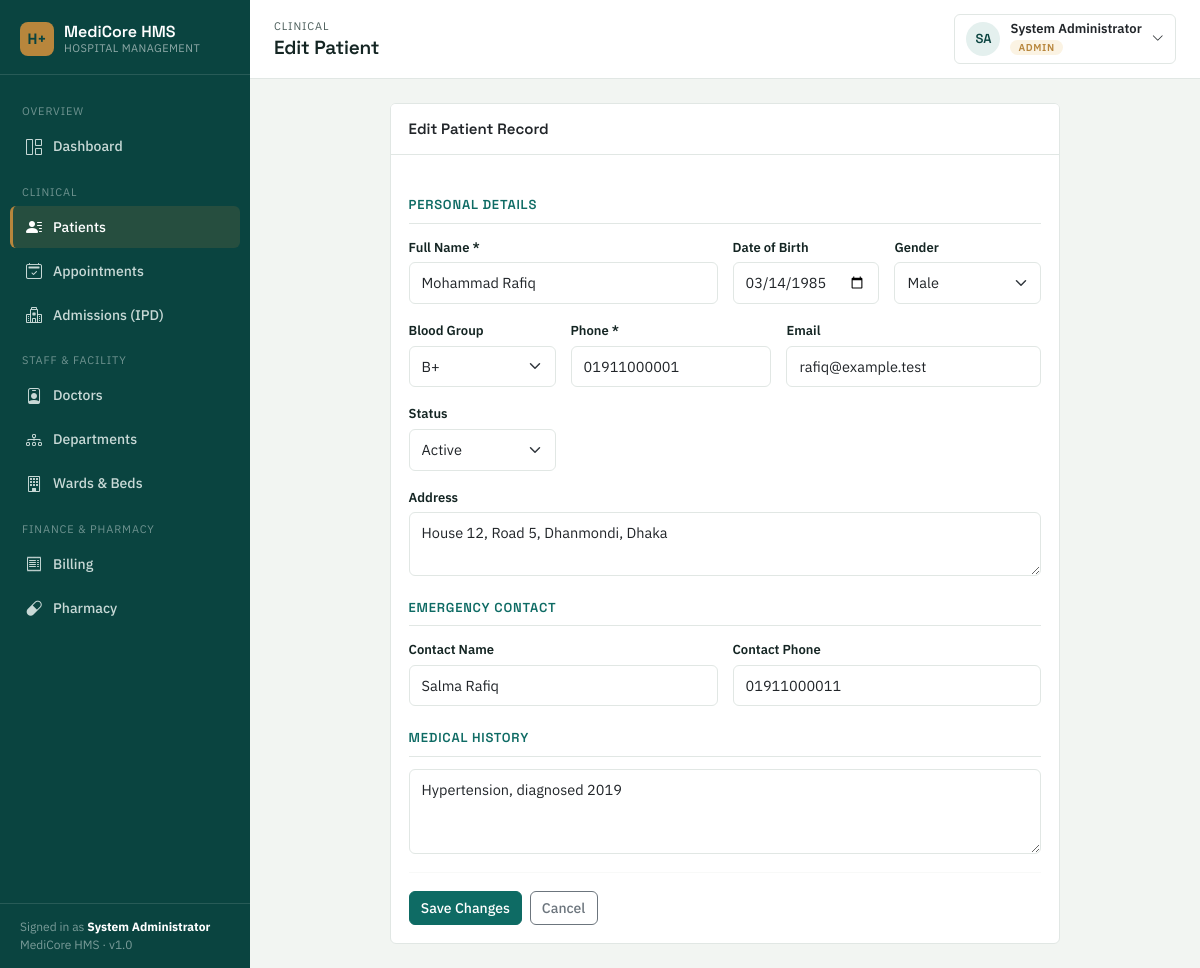
The app's page /patients/form.php?id=1 (signed in) with its own data.
### tables this page shows
CREATE TABLE patients (
    id INT AUTO_INCREMENT PRIMARY KEY,
    patient_code VARCHAR(20) UNIQUE,
    name VARCHAR(100) NOT NULL,
    dob DATE NULL,
    gender ENUM('Male','Female','Other') DEFAULT 'Other',
    blood_group VARCHAR(5),
    phone VARCHAR(20),
    email VARCHAR(100),
    address TEXT,
    emergency_contact_name VARCHAR(100),
    emergency_contact_phone VARCHAR(20),
    medical_history TEXT,
    status ENUM('active','inactive') DEFAULT 'active',
    created_at TIMESTAMP DEFAULT CURRENT_TIMESTAMP
);

### includes/functions.php (called while the page is built, shortened)
<?php
function sanitize($data) {
    return htmlspecialchars(trim($data ?? ''), ENT_QUOTES, 'UTF-8');
}

### patients/form.php (the view, shortened to what this page needs)
<?php
require_once '../config/database.php';
require_once '../includes/functions.php';
$id = isset($_GET['id']) ? (int)$_GET['id'] : 0;
$isEdit = $id > 0;
$patient = [
    'name' => '', 'dob' => '', 'gender' => 'Male', 'blood_group' => '', 'phone' => '', 'email' => '',
    'address' => '', 'emergency_contact_name' => '', 'emergency_contact_phone' => '', 'medical_history' => '', 'status' => 'active',
];
if ($isEdit) {
    $stmt = $pdo->prepare("SELECT * FROM patients WHERE id = ?");
    $stmt->execute([$id]);
    $patient = $stmt->fetch();
}
require_once '../includes/header.php';
?>
<div class="row justify-content-center">
<div class="col-lg-9">
<div class="card">
    <div class="card-header"><?= $isEdit ? 'Edit Patient Record' : 'New Patient Registration' ?></div>
    <div class="card-body">
        <form method="POST">
            <div class="form-section-title">Personal Details</div>
            <div class="row g-3">
                <div class="col-md-6">
                    <label class="form-label">Full Name *</label>
                    <input type="text" name="name" class="form-control" required value="<?= sanitize($patient['name']) ?>">
                </div>
                <div class="col-md-3">
                    <label class="form-label">Date of Birth</label>
                    <input type="date" name="dob" class="form-control" value="<?= sanitize($patient['dob']) ?>" max="<?= date('Y-m-d') ?>">
                </div>
                <div class="col-md-3">
                    <label class="form-label">Gender</label>
                    <select name="gender" class="form-select">
                        <?php foreach (['Male','Female','Other'] as $g): ?>
                            <option value="<?= $g ?>" <?= $patient['gender'] === $g ? 'selected' : '' ?>><?= $g ?></option>
                        <?php endforeach; ?>
                    </select>
                </div>
                <div class="col-md-3">
                    <label class="form-label">Blood Group</label>
                    <select name="blood_group" class="form-select">
                        <?php foreach (['A+','A-','B+','B-','AB+','AB-','O+','O-'] as $bg): ?>
                            <option value="<?= $bg ?>" <?= $patient['blood_group'] === $bg ? 'selected' : '' ?>><?= $bg ?></option>
                        <?php endforeach; ?>
                    </select>
                </div>
                <div class="col-md-4">
                    <label class="form-label">Phone *</label>
                    <input type="text" name="phone" class="form-control" required value="<?= sanitize($patient['phone']) ?>">
                </div>
                <div class="col-md-5">
                    <label class="form-label">Email</label>
                    <input type="email" name="email" class="form-control" value="<?= sanitize($patient['email']) ?>">
                </div>
                <?php if ($isEdit): ?>
                <div class="col-md-3">
                    <label class="form-label">Status</label>
                    <select name="status" class="form-select">
                        <option value="active" <?= $patient['status']==='active'?'selected':'' ?>>Active</option>
                    </select>
                </div>
                <?php endif; ?>
                <div class="col-12">
                    <label class="form-label">Address</label>
                    <textarea name="address" class="form-control" rows="2"><?= sanitize($patient['address']) ?></textarea>
                </div>
            </div>
            <div class="form-section-title">Emergency Contact</div>
            <div class="row g-3">
                <div class="col-md-6">
                    <label class="form-label">Contact Name</label>
                    <input type="text" name="emergency_contact_name" class="form-control" value="<?= sanitize($patient['emergency_contact_name']) ?>">
                </div>
                <div class="col-md-6">
                    <label class="form-label">Contact Phone</label>
                    <input type="text" name="emergency_contact_phone" class="form-control" value="<?= sanitize($patient['emergency_contact_phone']) ?>">
                </div>
            </div>
            <div class="form-section-title">Medical History</div>
            <div class="mb-1">
                <textarea name="medical_history" class="form-control" rows="3" placeholder="Known conditions, allergies, ongoing medication, etc."><?= sanitize($patient['medical_history']) ?></textarea>
            </div>
            <hr class="hairline-divider">
            <div class="d-flex gap-2">
                <button class="btn btn-primary"><?= $isEdit ? 'Save Changes' : 'Register Patient' ?></button>
                <a href="<?= $isEdit ? "view.php?id=$id" : 'list.php' ?>" class="btn btn-outline-secondary">Cancel</a>
            </div>
        </form>
    </div>
</div>
</div>
</div>
<?php require_once '../includes/footer.php'; ?>

### assets/css/style.css (style rules this page uses)
:root { --ink: #142523; --ink-soft: #4B5D5A; --paper: #F2F5F2; --surface: #FFFFFF; --primary: #0E6B64; --primary-deep: #0A4440; --primary-tint: #E4F0EE; --accent-gold: #B8863C; --accent-gold-tint: #FBF3E3; --danger: #B3261E; --danger-tint: #FBEAE9; --success: #3F7D58; --success-tint: #EAF4EC; --warning: #B8863C; --warning-tint: #FBF3E3; --line: #E1E7E4; --radius: 6px; --shadow-sm: 0 1px 2px rgba(20, 37, 35, 0.06); }
* { box-sizing: border-box; }
html, body { background: var(--paper); color: var(--ink); font-family: 'IBM Plex Sans', -apple-system, BlinkMacSystemFont, sans-serif; font-size: 15px; }
a { color: var(--primary); text-decoration: none; }
.card { background: var(--surface); border: 1px solid var(--line); border-radius: var(--radius); box-shadow: none; }
.card-header { background: var(--surface); border-bottom: 1px solid var(--line); font-family: 'Space Grotesk', sans-serif; font-weight: 600; padding: 14px 18px; }
.card-body { padding: 18px; }
.btn { border-radius: var(--radius); font-weight: 500; font-size: 14px; }
.btn-primary { background: var(--primary); border-color: var(--primary); }
.form-label { font-size: 13px; font-weight: 600; color: var(--ink); margin-bottom: 5px; }
.form-control, .form-select { border-color: var(--line); border-radius: var(--radius); font-size: 14.5px; padding: 9px 12px; }
.form-section-title { font-family: 'Space Grotesk', sans-serif; font-size: 13px; text-transform: uppercase; letter-spacing: 0.06em; color: var(--primary); font-weight: 600; margin: 22px 0 12px; padding-bottom: 8px; border-bottom: 1px solid var(--line); }
.hairline-divider { border: none; border-top: 1px solid var(--line); margin: 18px 0; }

### records on screen
patients: name "Mohammad Rafiq", dob "03/14/1985", gender "Male", blood_group "B+", phone "01911000001", email "rafiq@example.test", status "Active", address "House 12, Road 5, Dhanmondi, Dhaka", emergency_contact_name "Salma Rafiq", emergency_contact_phone "01911000011", medical_history "Hypertension, diagnosed 2019"

### other values on screen
$__u['full_name'] "System Administrator"
$pageEyebrow "CLINICAL"
$pageTitle "Edit Patient"
$__initials "SA"
$__u['role'] "ADMIN"
